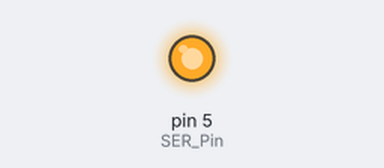
The sketch below on a simulated Arduino Uno, built with avr-gcc and run on an emulated ATmega328P. Parts: output pins drawn as LEDs (lit = HIGH). Pins used as bus, display or sensor lines are not drawn; what the sketch prints to the serial monitor is not drawn.

Above: at 0.1 s.
Timing chart, 0 to 1.6 s (numbered marks = the images above):
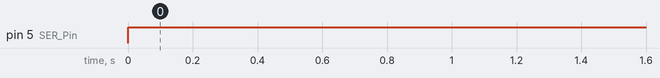

The sketch:

rgb.ino
```cpp
int SER_Pin = 5;   //pin 14 on the 75HC595
int RCLK_Pin = 6;  //pin 12 on the 75HC595
int SRCLK_Pin = 7; //pin 11 on the 75HC595

void setup(){
  pinMode(SER_Pin, OUTPUT);
  pinMode(RCLK_Pin, OUTPUT);
  pinMode(SRCLK_Pin, OUTPUT);
  Serial.begin(9600);
  int registers[] = {LOW,LOW,LOW,
                       LOW,LOW,LOW,
                       LOW,LOW,LOW,
                       LOW,LOW,LOW,
                       LOW,LOW,LOW,LOW};
   writeRegisters(12, registers);
}

void loop(){
  int numOfRegisters = 12;
  for(int i=0; i<=44; i++){
    Serial.println(i);
    int registers[] = {HIGH,HIGH,LOW,
                       LOW,LOW,LOW,
                       LOW,LOW,LOW,
                       LOW,LOW,LOW,
                       LOW,LOW,LOW,LOW};
     registers[1]=HIGH;
     writeRegisters(numOfRegisters, registers);
     delay(100);
  }
}

void writeRegisters(int numOfRegisters, int registers[]){
  digitalWrite(RCLK_Pin, LOW);

  for(int i = numOfRegisters - 1; i >=  0; i--){
    digitalWrite(SRCLK_Pin, LOW);
    digitalWrite(SER_Pin, registers[i]);
    digitalWrite(SRCLK_Pin, HIGH);
  }

  digitalWrite(RCLK_Pin, HIGH);
}
```

Measured:
- by itself, pin 5 (SER_Pin): LOW → HIGH at 0.00 s
